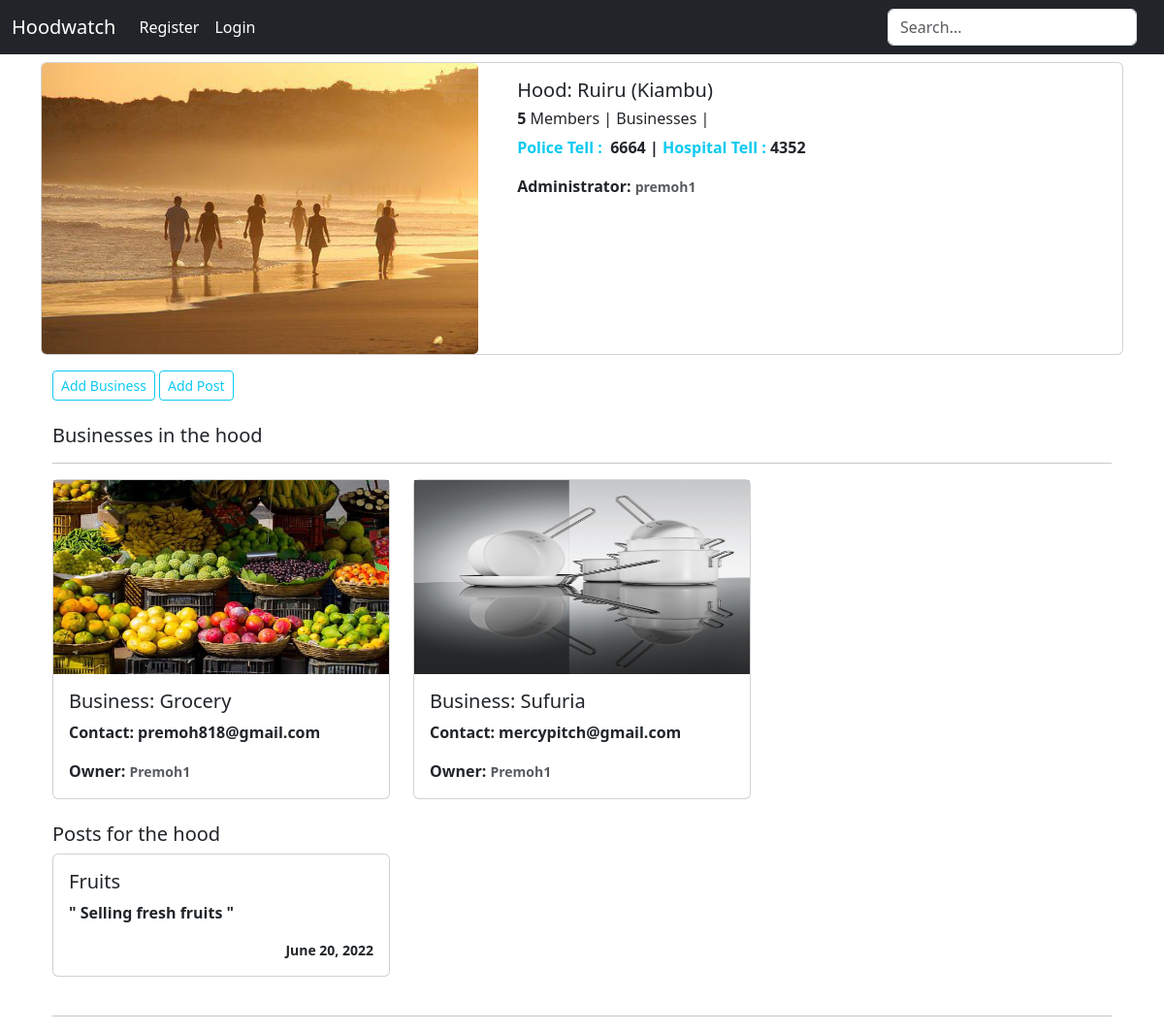
The page /singlehood/1/ on the database its author committed.
### hood/models.py (models this page shows, shortened)
class NeighbourHood(models.Model):
    name = models.CharField(max_length=50)
    location = models.CharField(max_length=60)
    occupant_count=models.IntegerField()
    admin = models.ForeignKey("Profile", on_delete=models.CASCADE, related_name='hood')
    hood_img = models.ImageField(upload_to='images/')
    health = models.IntegerField(null=True, blank=True)
    police = models.IntegerField(null=True, blank=True)

class Profile(models.Model):
    user = models.OneToOneField(User, on_delete=models.CASCADE, related_name='profile')
    name = models.CharField(max_length=80, blank=True)
    about = models.TextField(max_length=254, blank=True)
    image = models.ImageField(upload_to='images/', default='default.png')
    location = models.CharField(max_length=50, blank=True, null=True)
    neighbourhood = models.ForeignKey(NeighbourHood, on_delete=models.CASCADE, null=True, blank=True)

class Business(models.Model):
    name = models.CharField(max_length=120)
    email = models.EmailField(max_length=254)
    bs_image = models.ImageField(upload_to='images/',blank=True, null=True)
    neighbourhood = models.ForeignKey(NeighbourHood, on_delete=models.CASCADE,null=True)
    user = models.ForeignKey(Profile, on_delete=models.CASCADE, related_name='owner')

class Post(models.Model):
    title = models.CharField(max_length=120, null=True)
    description=models.TextField(max_length=500)
    date = models.DateTimeField(auto_now_add=True)
    author = models.ForeignKey(User, on_delete=models.CASCADE, related_name='post_owner')
    hood = models.ForeignKey(NeighbourHood, on_delete=models.CASCADE, related_name='hood_post')
    class Meta:
      ordering = ['-id']

### hood/views.py (the view)
# urls.py: path('singlehood/<hood_id>/',views.display_hood, name='single-hood'),
def display_hood(request,hood_id):
    hood=NeighbourHood.objects.get(id=hood_id)
    business=Business.objects.filter(neighbourhood=hood)
    posts=Post.objects.filter(hood_id=hood)
    posts = posts[::-1]
    params = {
        'hood': hood,
        'business': business,
        'posts': posts
    }
    return render(request, 'single_hood.html', params)

### hood/templates/single_hood.html (shortened to what this page needs)
{% extends 'base.html' %}
{% load crispy_forms_tags %}
{% block content %}
<div class="container" style="margin-top:8px;">
    <div class="row">
        <div class="col-md-12">
            <div class="card mb-3">
                <div class="row no-gutters">
                    <div class="col-md-5">
                        <img src="{{ hood.hood_img.url }}" class="card-img" alt="...">
                    </div>
                    <div class="col-md-7">
                        <div class="card-body">
                            <h5 class="card-title tt">Hood: {{ hood.name }} ({{hood.location}})
                            </h5>
                            <h6 class="card-text">
                                <span><strong>{{hood.occupant_count}}</strong> Members</span>
                                | <strong>{{ hood.business.count }}</strong> Businesses | <strong>
                            </h6>
                            <p class="card-text"><span class="text-info">Police Tell :</span>
                                &nbsp;<strong>{{hood.police}}</strong> |
                                <span class="text-info">Hospital Tell :</span> <strong>{{hood.health}}</strong></p>
                            <p class="card-text">Administrator: <small class="text-muted">
                                {{ hood.admin.user.username }}</small></p>
                        </div>
                    </div>
                </div>
            </div>
        </div>
    </div>
    <div class="container bg-white hoode">
        <div class="row">
            <div class="col-md-12">
                <a href="{% url 'business' %}" class="btn btn-sm btn-outline-info mb-4 mr-4">Add Business</a>
                    <a href="{% url 'post' %}" class="btn btn-sm btn-outline-info mb-4 mr-4">Add Post</a>
                <h5 class="D-block mx-auto tt">Businesses in the hood</h5>
                <hr>
                <div class="row">
                    {% for bus in business %}
                    <div class="col-md-4">
                        <div class="card mb-4">
                           <img src="{{bus.bs_image.url}}" alt="" height="200px" >
                            <div class="card-body">
                                <h5 class="card-title">Business: {{bus.name}}
                                </h5>
                                <p class="card-text">Contact: {{bus.email}}</p>
                                <p class="card-text">Owner: <small class="text-muted">
                                    {{ bus.user.user.username|title }}</small></p>
                            </div>
                        </div>
                    </div>
                    {% endfor %}
                </div>
                <h5 class="D-block mx-auto tt">Posts for the hood</h5>
                <div class="row">
                    {% for post in posts %}
                    <div class="col-md-4">
                        <div class="card mb-4 hpost">
                            <div class="card-body">
                                <h5 class="card-title">{{post.title}}</h5>
                                <p class="card-text">" {{post.description}} "
                                </p>
                                <p class="card-text">  <small style="float:right">{{post.date|date}}</small>
                                </p>
                            </div>
                        </div>
                    </div>
                    {% endfor %}
                </div>
                <hr>
        </div>
    </div>
</div>
{% endblock %}

### hood/templates/base.html (shortened to what this page needs)
{% load bootstrap5 %}
{% load static  %}
<!DOCTYPE html>
<html lang="en">
<head>
    {% block styles %}
    {% bootstrap_css %}
    <link rel="stylesheet" href="{% static 'css/index.css' %}?{% now 'U' %}">
    <link href="/docs/5.0/dist/css/bootstrap.min.css" rel="stylesheet">
    {% endblock %}
</head>
<body>
    <nav class="navbar navbar-expand-lg navbar-dark bg-dark">
        <div class="container-fluid">
            <a class="navbar-brand text-white" href="{% url 'index' %}">Hoodwatch</a>
            <div class="collapse navbar-collapse link" id="navbarSupportedContent">
                <ul class="navbar-nav me-auto mb-2 mb-lg-0 links">
                {% if user.is_authenticated %}
                    <li class="nav-item">
                        <a class="nav-link text-white" aria-current="page" href="{% url 'index' %}">Home</a>
                    </li>
                    <li class="nav-item">
                        <a class="nav-link  text-white" href="{% url 'logout' %}">Logout</a>
                    </li>
                    <li class="nav-item">
                        <a class="nav-link  text-white" href="{% url 'addhood' %}">Add hood</a>
                    </li>
                    <li class="nav-item">
                        <a class="nav-link  text-white" href="{% url 'profile' %}">View profile</a>
                    </li>
                        {% else %}
                    <li class="nav-item">
                        <a class="nav-link  text-white" href="{% url 'register' %}">Register</a>
                    </li>
                    <li class="nav-item">
                        <a class="nav-link  text-white" href="{% url 'login' %}">Login</a>
                    </li>
                    {% endif %}
                    </ul>
             <form class="col-12 col-lg-auto mb-3 mb-lg-0 me-lg-3" role="search" action='{% url "search" %}'>
                <input type="search" class="form-control" placeholder="Search..." aria-label="Search" name="search">
                </form>
            </div>
        </div>
    </nav>
    {% block content %}{% endblock%}
</body>
</html

### rows shown on the page
NeighbourHood: hood_img (picture), name "Ruiru", location "Kiambu", occupant_count "5", police "6664", health "4352", admin.user.username "premoh1"
Business: bs_image (picture), name "Grocery", email "premoh818@gmail.com", user.user.username "Premoh1"
Business: bs_image (picture), name "Sufuria", email "mercypitch@gmail.com", user.user.username "Premoh1"
Post: title "Fruits", description "Selling fresh fruits", date "June 20, 2022"
